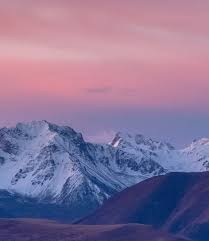
#> input picture Image_Manipulation/Input_Images/input1.jpg, 209 x 241 px; its folder holds only this picture in this run
$ python ImageManipulation.py
#> lines starting #> are read from the running program, lines starting #| are printed output that depends on the picture; after the words box and inside, x2 and y2 are one past the last pixel; in counts of white or black regions, pixels touching at a corner belong together
import cv2
import os

input_img_folder = 'Input_Images'
output_img_folder = 'Output_Images'

valid_extensions = ('.jpg', '.jpeg', '.png', '.bmp')

#Go through all files in input folder
for filename in os.listdir(input_img_folder):
    if not filename.lower().endswith(valid_extensions):
        continue

    img_path = os.path.join(input_img_folder, filename)
    image = cv2.imread(img_path)
#> image is the input picture: shape (241, 209, 3); mean B, G, R 151, 116.2, 135.8

    if image is None:
        print("No image found. Input again.")
        exit()

    #Converting to grayscale
    grayscale = cv2.cvtColor( image, cv2.COLOR_BGR2GRAY)
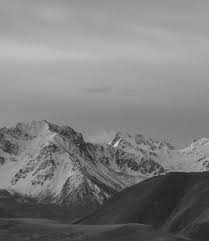
#> grayscale: shape (241, 209); min 31, max 216, mean 126
    gray_out_path = os.path.join(output_img_folder, f"Grayscale_{filename}")
    cv2.imwrite(gray_out_path, grayscale)

    #Applying gaussian blur
    GaussianB = cv2.GaussianBlur(image, (9,9), 0)
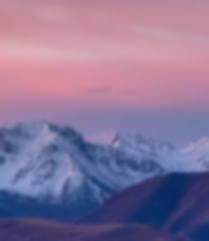
#> GaussianB: shape (241, 209, 3); mean B, G, R 151, 116.2, 135.8
    blur_out_path = os.path.join(output_img_folder, f"GaussianBlur_{filename}")
    cv2.imwrite(blur_out_path, GaussianB)

    #Canny Edge Detection
    cannyedge = cv2.Canny(image, 50, 150)
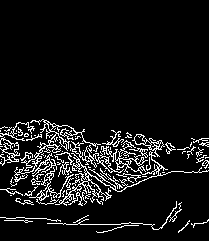
#> cannyedge: shape (241, 209); 8.3% white in thin lines or dots, all inside (x1, y1, x2, y2) = (0, 119, 209, 233)
    edge_out_path = os.path.join(output_img_folder, f"CannyEdge_{filename}")
    cv2.imwrite(edge_out_path, cannyedge)


    print("Completed changes to images and sent to " + output_img_folder)

$ run again, on Image_Manipulation/Input_Images/input2.jpg
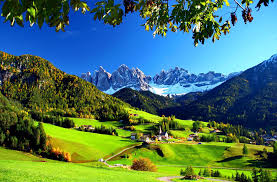
#> input picture Image_Manipulation/Input_Images/input2.jpg, 277 x 182 px
#> image is the input picture: shape (182, 277, 3); mean B, G, R 97.3, 115.6, 76.3
#> `grayscale = cv2.cvtColor( image, cv2.COLOR_BGR2GRAY)`:
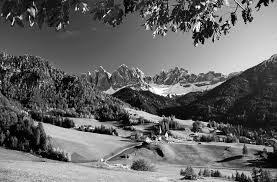
#> grayscale: shape (182, 277); min 0, max 255, mean 101.7
#> `cannyedge = cv2.Canny(image, 50, 150)`:
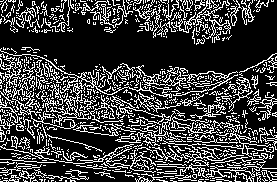
#> cannyedge: shape (182, 277); 24.9% white in thin lines or dots
